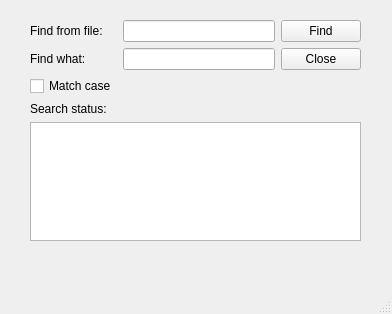
<?xml version="1.0" encoding="UTF-8"?>
<ui version="4.0">
 <class>MainWindow</class>
 <widget class="QMainWindow" name="MainWindow">
  <property name="geometry">
   <rect>
    <x>0</x>
    <y>0</y>
    <width>392</width>
    <height>314</height>
   </rect>
  </property>
  <property name="windowTitle">
   <string>MainWindow</string>
  </property>
  <widget class="QWidget" name="centralwidget">
   <widget class="QWidget" name="gridLayoutWidget">
    <property name="geometry">
     <rect>
      <x>30</x>
      <y>20</y>
      <width>331</width>
      <height>221</height>
     </rect>
    </property>
    <layout class="QGridLayout" name="gridLayout">
     <item row="2" column="1">
      <spacer name="horizontalSpacer">
       <property name="orientation">
        <enum>Qt::Horizontal</enum>
       </property>
       <property name="sizeHint" stdset="0">
        <size>
         <width>40</width>
         <height>20</height>
        </size>
       </property>
      </spacer>
     </item>
     <item row="2" column="0">
      <widget class="QCheckBox" name="matchCheckBox">
       <property name="text">
        <string>Match case</string>
       </property>
      </widget>
     </item>
     <item row="3" column="0">
      <widget class="QLabel" name="label_3">
       <property name="text">
        <string>Search status:</string>
       </property>
      </widget>
     </item>
     <item row="1" column="0">
      <widget class="QLabel" name="label_2">
       <property name="text">
        <string>Find what:</string>
       </property>
      </widget>
     </item>
     <item row="1" column="1">
      <widget class="QLineEdit" name="keyLineEdit"/>
     </item>
     <item row="1" column="2">
      <widget class="QPushButton" name="closePushButton">
       <property name="text">
        <string>Close</string>
       </property>
      </widget>
     </item>
     <item row="0" column="1">
      <widget class="QLineEdit" name="fileLineEdit"/>
     </item>
     <item row="0" column="2">
      <widget class="QPushButton" name="findPushButton">
       <property name="text">
        <string>Find</string>
       </property>
      </widget>
     </item>
     <item row="0" column="0">
      <widget class="QLabel" name="label">
       <property name="text">
        <string>Find from file:</string>
       </property>
      </widget>
     </item>
     <item row="4" column="0" colspan="3">
      <widget class="QTextBrowser" name="textBrowser"/>
     </item>
    </layout>
   </widget>
  </widget>
  <widget class="QMenuBar" name="menubar">
   <property name="geometry">
    <rect>
     <x>0</x>
     <y>0</y>
     <width>392</width>
     <height>25</height>
    </rect>
   </property>
  </widget>
  <widget class="QStatusBar" name="statusbar"/>
 </widget>
 <resources/>
 <connections>
  <connection>
   <sender>closePushButton</sender>
   <signal>clicked()</signal>
   <receiver>MainWindow</receiver>
   <slot>close()</slot>
   <hints>
    <hint type="sourcelabel">
     <x>334</x>
     <y>96</y>
    </hint>
    <hint type="destinationlabel">
     <x>471</x>
     <y>134</y>
    </hint>
   </hints>
  </connection>
 </connections>
</ui>
